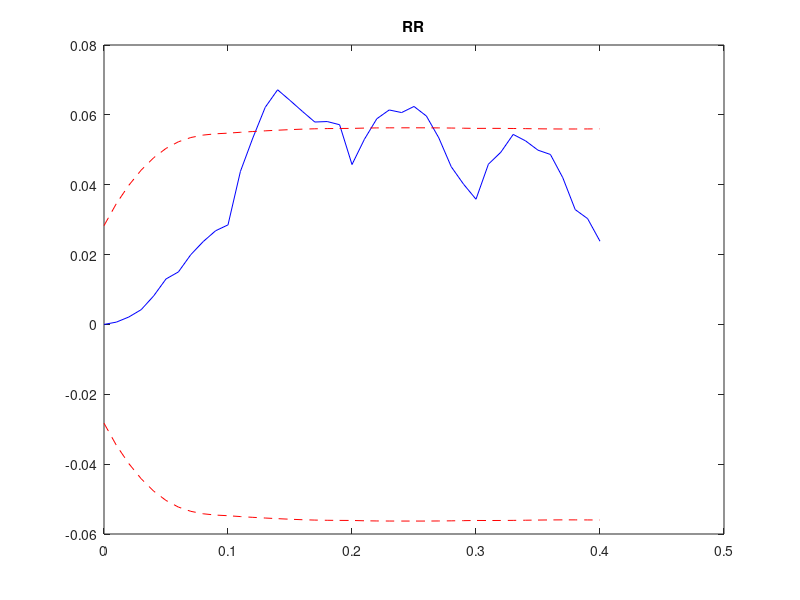
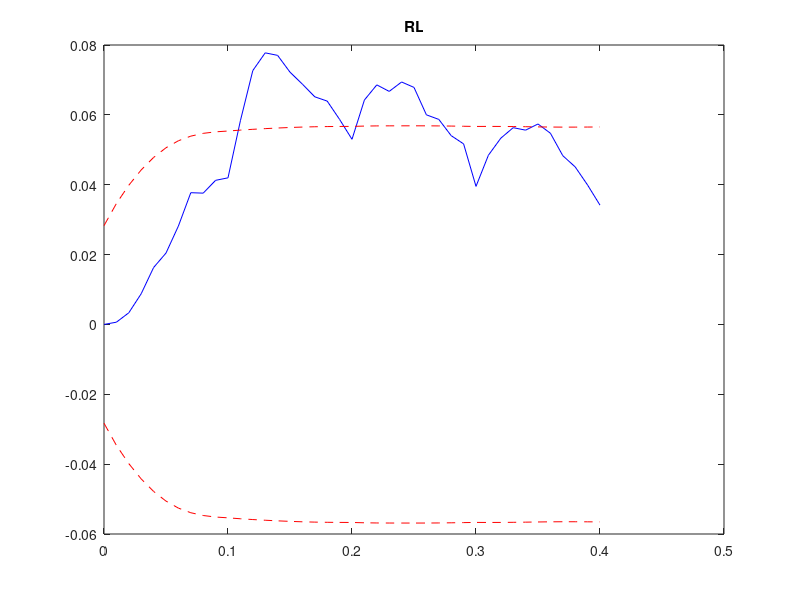
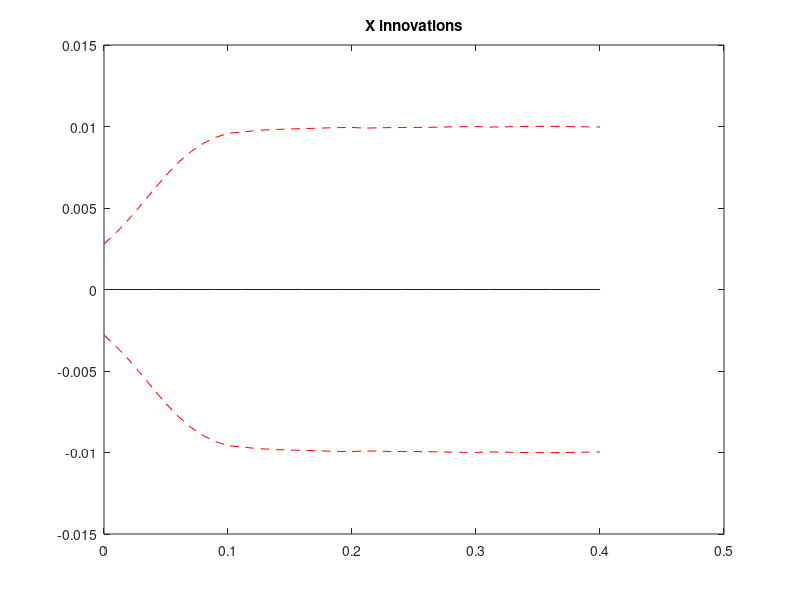
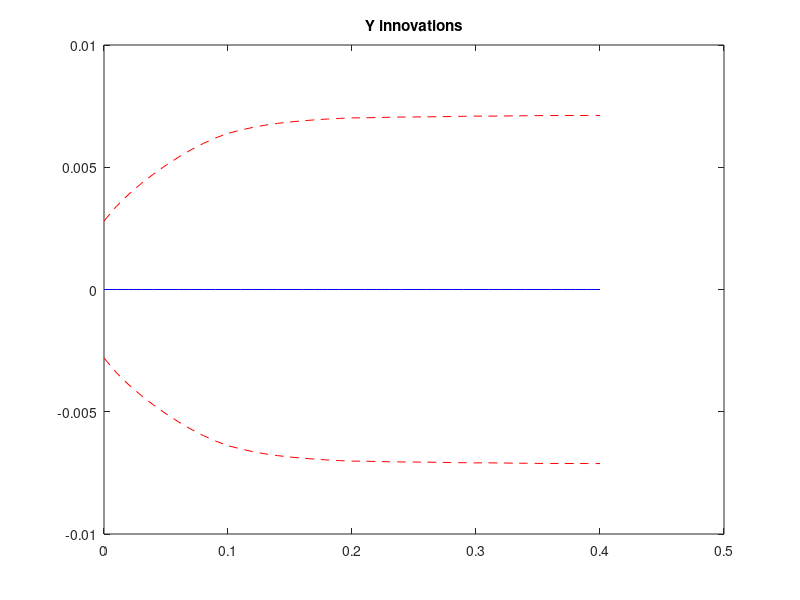

Here is the MATLAB script that generated these plots, in order:
data = load('EKFData');

RR          = 2; 
RL          = 2; 
time        = [data.EKF_tout];
X           = [data.EKF_Xout];
P           = [data.EKF_Pout];
innovations = [data.EKF_Innovations];
% time        = time(1:end-1)

figure;
plot(time,RR-X(4,:),'b')
hold on
plot(time,2*sqrt(P(4,:)),'--r')
hold on
plot(time,-2*sqrt(P(4,:)),'--r')
title('RR')

figure;
plot(time,RL-X(5,:),'b')
hold on
plot(time,2*sqrt(P(5,:)),'--r')
hold on
plot(time,-2*sqrt(P(5,:)),'--r')
title('RL')

figure;
plot(time,innovations(1,:),'b')
hold on
plot(time,2*sqrt(P(1,:)),'--r')
hold on
plot(time,-2*sqrt(P(1,:)),'--r')
title('X innovations')

figure;
plot(time,innovations(2,:),'b')
hold on
plot(time,2*sqrt(P(2,:)),'--r')
hold on
plot(time,-2*sqrt(P(2,:)),'--r')
title('Y innovations')

figure;
plot(time,innovations(3,:),'b')
hold on
plot(time,2*sqrt(P(3,:)),'--r')
hold on
plot(time,-2*sqrt(P(3,:)),'--r')
title('Psi innovations')